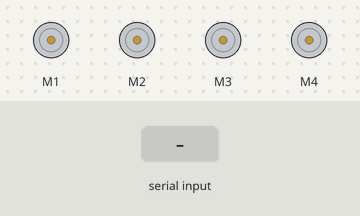
This sketch was run on a simulated Arduino Uno, built with avr-gcc and run on an emulated ATmega328P. On the bench: 4 × DC motor (green arrow = forward, orange = backward, longer = faster). The inputs (shaded band) are chosen by the test bench.

Above: at 1.2 s.
1.3 s: "1" received over Serial
At 2.6 s:
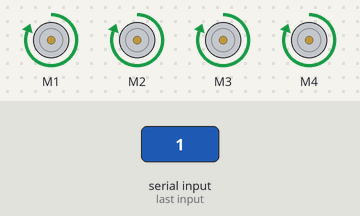
2.9 s: "2" received over Serial
At 4.1 s:
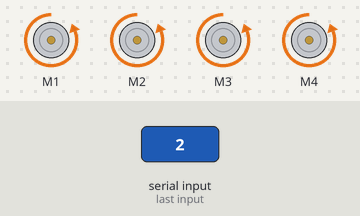
4.4 s: "3" received over Serial
At 5.4 s:
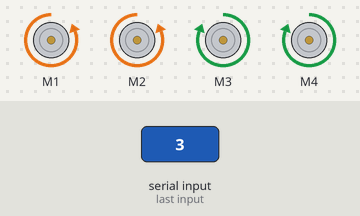
5.9 s: "4" received over Serial
At 6.7 s:
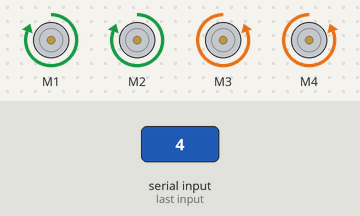
7.4 s: "0" received over Serial
At 8.0 s:
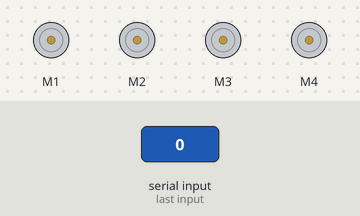
Timing chart, 0 to 9.9 s (numbered marks = the images above; inputs shaded):
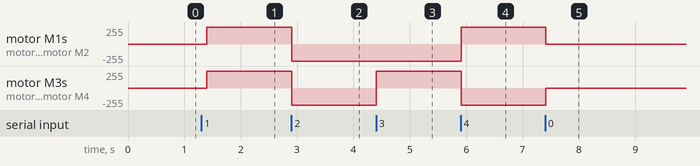

Measured:
- after the input at 1.3 s, motor M1–4: stopped → forward 255/255 after 0.10 s
- after the input at 2.9 s, motor M1–4: forward 255/255 → backward 255/255 at once
- after the input at 4.4 s, motor M3, motor M4: backward 255/255 → forward 255/255 at once
- after the input at 5.9 s, motor M1, motor M2: backward 255/255 → forward 255/255 at once; motor M3, motor M4: forward 255/255 → backward 255/255 at once
- after the input at 7.4 s, motor M1, motor M2: forward 255/255 → stopped at once; motor M3, motor M4: backward 255/255 → stopped at once

The sketch:

samochodSterowanyBT.ino
```cpp
#include <AFMotor.h>
#define rxPin 0
#define txPin 1

AF_DCMotor lewyPrzod(1);
AF_DCMotor lewyTyl(2);
AF_DCMotor prawyPrzod(3);
AF_DCMotor prawyTyl(4);
char incomingByte;

void predkosc(int predkosc) {
  lewyPrzod.setSpeed(predkosc);
  lewyTyl.setSpeed(predkosc);
  prawyPrzod.setSpeed(predkosc);
  prawyTyl.setSpeed(predkosc);
}
enum kierunek {
  stop = 0,
  przod = 1,
  tyl = 2,
  lewo = 3,
  prawo = 4
};


void ruch(char x)
{
  if (x == '1' ) { // przod
    lewyPrzod.run(FORWARD);
    lewyTyl.run(FORWARD);
    prawyPrzod.run(FORWARD);
    prawyTyl.run(FORWARD);
  }
  else if (x == '2') { // tyl
    lewyPrzod.run(BACKWARD);
    lewyTyl.run(BACKWARD);
    prawyPrzod.run(BACKWARD);
    prawyTyl.run(BACKWARD);
  }
  else if (x == '3') { // lewo
    lewyPrzod.run(BACKWARD);
    lewyTyl.run(BACKWARD);
    prawyPrzod.run(FORWARD);
    prawyTyl.run(FORWARD);
  }
  else if (x == '4') { // prawo
    lewyPrzod.run(FORWARD);
    lewyTyl.run(FORWARD);
    prawyPrzod.run(BACKWARD);
    prawyTyl.run(BACKWARD);
  }
  else if(x=='0') { // stop
    lewyPrzod.run(RELEASE);
    lewyTyl.run(RELEASE);
    prawyPrzod.run(RELEASE);
    prawyTyl.run(RELEASE);
  }

}

void setup() {
  //pinMode(rxPin, INPUT);
  //pinMode(txPin, OUTPUT);
  predkosc(255);
  Serial.begin(9600);
}

void loop() {
  if(Serial.available()>0){
    incomingByte = Serial.read();
  }
  kierunek war;
  //ruch(war = lewo);
//
//  int X, Y;
//  X = analogRead(A0);
//  Y = analogRead(A1);
//  Serial.print("x = ");
//  Serial.print(X);
//  Serial.print(" y = ");
//  Serial.println(Y);

//  ruchJoy(X, Y);
  ruch(incomingByte);
  delay(100);
}

void ruchJoy(int x, int y) {

  lewyPrzod.run(RELEASE);
  lewyTyl.run(RELEASE);
  prawyPrzod.run(RELEASE);
  prawyTyl.run(RELEASE);

  if (x > 70 || x < 50) {

    if (x > 70) { // tyl
      lewyPrzod.run(BACKWARD);
      lewyTyl.run(BACKWARD);
      prawyPrzod.run(BACKWARD);
      prawyTyl.run(BACKWARD);
    }
    else if (x < 50) { // przod
      lewyPrzod.run(FORWARD);
      lewyTyl.run(FORWARD);
      prawyPrzod.run(FORWARD);
      prawyTyl.run(FORWARD);
    }
  }
  else if ( y > 70 || y < 50) {

    if (y > 70) { // prawo
      lewyPrzod.run(FORWARD);
      lewyTyl.run(FORWARD);
      prawyPrzod.run(BACKWARD);
      prawyTyl.run(BACKWARD);
    }
    else if (y < 50) { // lewo
      lewyPrzod.run(BACKWARD);
      lewyTyl.run(BACKWARD);
      prawyPrzod.run(FORWARD);
      prawyTyl.run(FORWARD);
    }
  }

}
```
